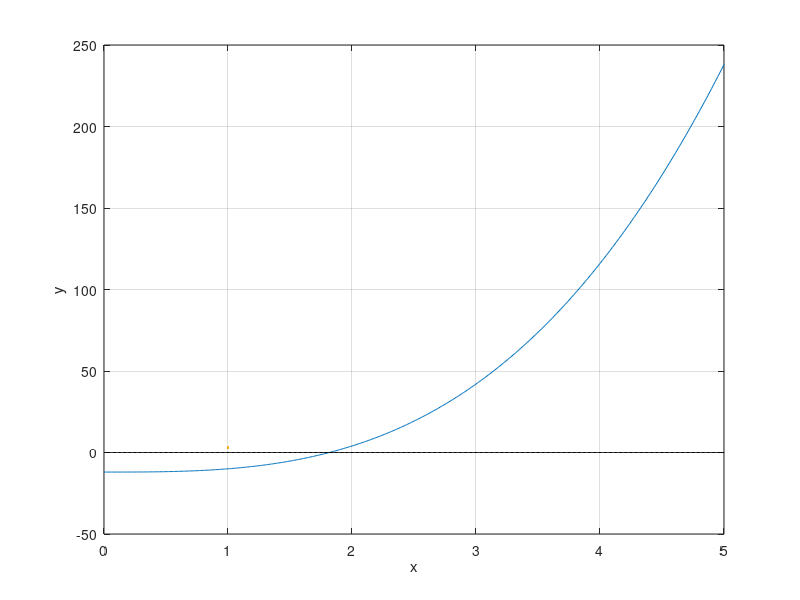

The MATLAB source for this figure:
clear; clc;

a = 0;           % starting point
b = 5;           % endpoint
dx = 0.01;
x = a:dx:b;    % discretize domain

% define function
f = @(g) (2*g.^3 - 12);      % function f, given input g
df = @(g) (6*g.^2);  % derivative of f

y = f(x);                       % compute y = f(x)

y_zeros = zeros(size(x));

% could find the root graphically
plot(x,y, LineWidth=3);
hold on;
plot(x,y_zeros,'k', LineWidth=3);        % plot a line at y=0
grid on;
ylabel('y');
xlabel('x');

% NEWTON RAPHSON METHOD
p0 = 5;   % initial (prev) guess
p = 0;    % next guess
TOL = 1e-6;
N = 100;  % max iterations

% step1
i =1;

% step 2
while i<=N
    %step 3
    p = p0 - f(p0)/df(p0);

    % step 4
    if abs(p-p0) < TOL
        disp(p);
        fprintf('Converged in %d iterations', i);
        break;
    end
    
    % step 5
    i=i+1;

    % step 6
    p0 = p;

end


if i>N
    fprintf('Did not converge');
end
